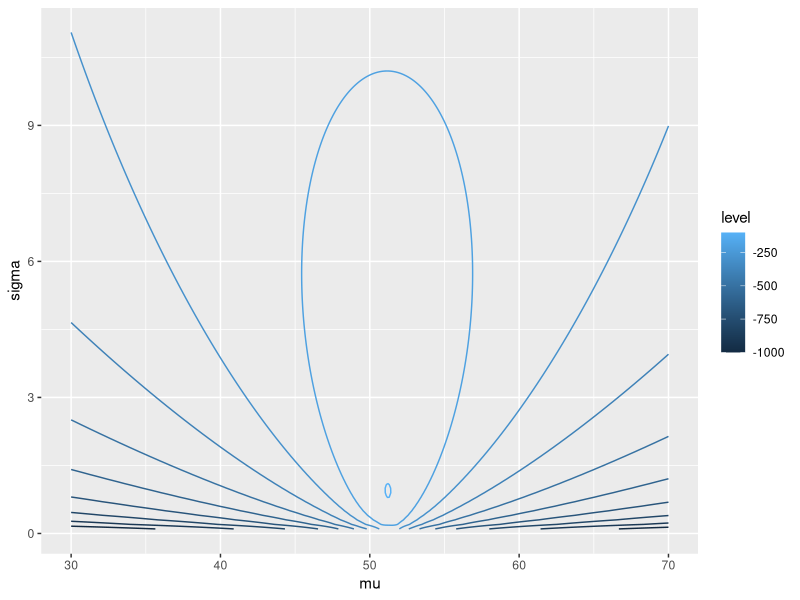

The R source for this figure:
############# Solutions to question 2.3 #############
library(ggplot2)

ll <- function(mu, sigma)
{
  alpha = 3
  return (sum(log((1/sigma) * dt((nhtemp - mu)/sigma, alpha))))
}

# ggplot contour
mus <- seq(30,70, 0.1)
sigs <- seq(0.1,15,0.1)
df.lik <- setNames(expand.grid(mus, sigs), c('mu', 'sigma')) 
vfun1 <- Vectorize(ll, SIMPLIFY = TRUE)

df.lik$z <- vfun1(df.lik$mu,df.lik$sigma)       
ggplot(df.lik, aes(mu, sigma, z=z)) + stat_contour(aes(colour = ..level..))


